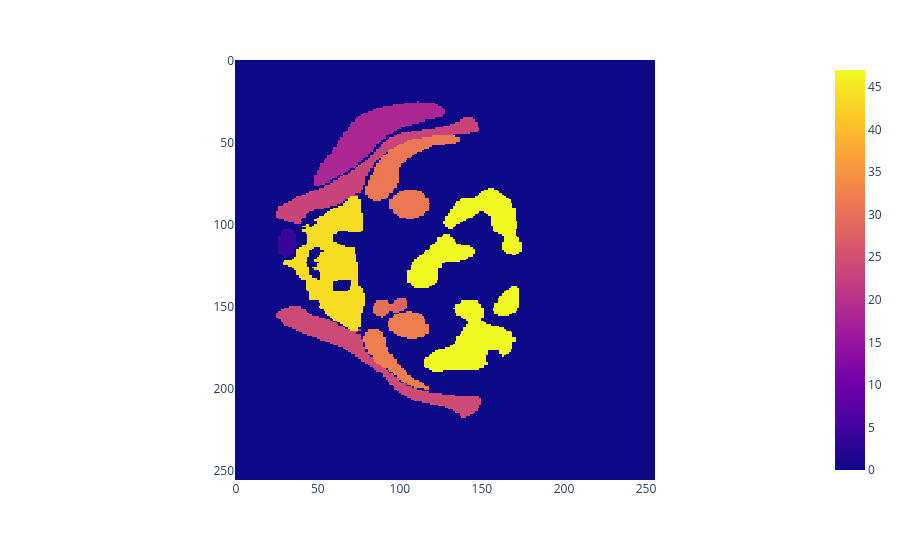

Notebook source saved alongside this figure:
### Code cell
first_label = labels_val.iloc[0].values.reshape(256, 256)
px.imshow(first_label)

### Figure 1 — Plotly figure (JSON) as saved in the notebook; plotly's stock layout.template omitted (floating-point values rounded to 4 significant figures; data arrays with more than 128 entries replaced by an {"elided": "..."} marker saying what was removed)
{"data": [{"coloraxis": "coloraxis", "hovertemplate": "x: %{x}<br>y: %{y}<br>color: %{z}<extra></extra>", "name": "0", "type": "heatmap", "xaxis": "x", "yaxis": "y", "z": {"elided": "256x256 int values"}}], "layout": {"coloraxis": {"colorscale": [[0, "#0d0887"], [0.1111, "#46039f"], [0.2222, "#7201a8"], [0.3333, "#9c179e"], [0.4444, "#bd3786"], [0.5556, "#d8576b"], [0.6667, "#ed7953"], [0.7778, "#fb9f3a"], [0.8889, "#fdca26"], [1, "#f0f921"]]}, "margin": {"t": 60}, "xaxis": {"anchor": "y", "constrain": "domain", "domain": [0, 1], "scaleanchor": "y"}, "yaxis": {"anchor": "x", "autorange": "reversed", "constrain": "domain", "domain": [0, 1]}}}
